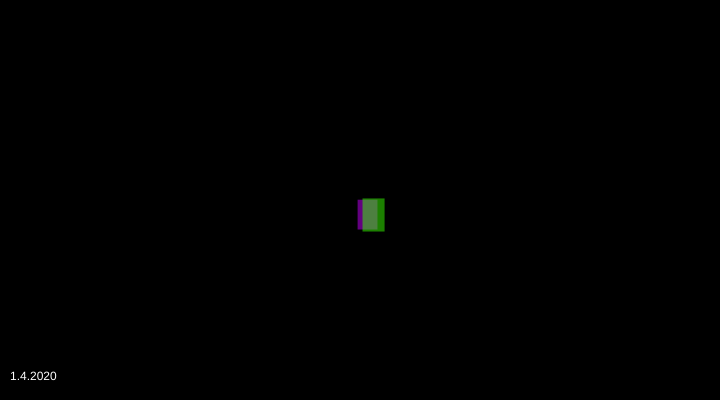
Frame 1 (no input)
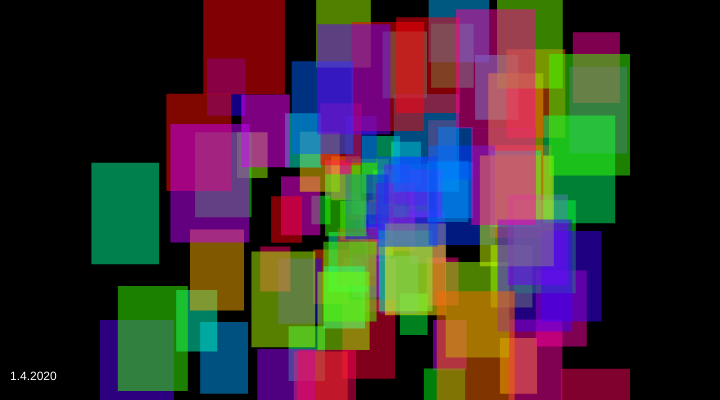
Frame 60 (no input)
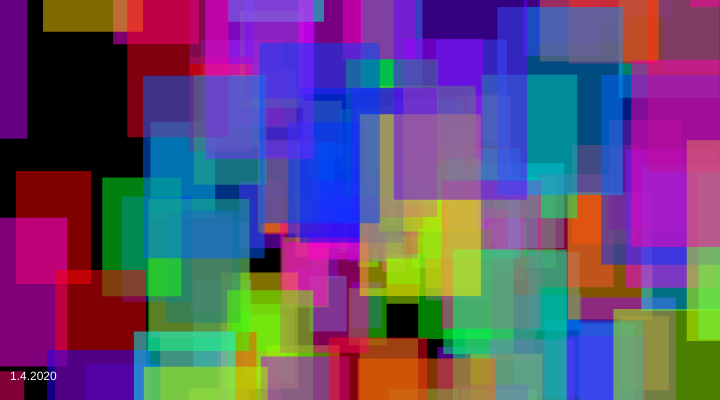
Frame 120 (the mouse pressed at the canvas centre since frame 60)

The p5.js sketch that drew these frames (run headless with seeded random() and noise() and a simulated clock; from frame 60 on, the mouse is pressed at the canvas centre):

// p5.js sketch
// ── sketch.js
//Based off the particle system example on p5.js

let system;

function setup() {
  createCanvas(720, 400);
  system = new ParticleSystem(createVector(width/2, height/2));
  colorMode(HSB);
}

function draw() {
  background(0);
  system.addParticle();
  system.addParticle();
  system.run();
  fill(255);
  text("1.4.2020", 10, height - 20);
}

// A simple Particle class
let Particle = function(position) {
  this.acceleration = createVector(random(-0.05, 0.05), random(-0.05, 0.05));
  this.velocity = createVector(random(-5, 5), random(-5, 5));
  this.position = position.copy();
  this.lifespan = 300;
  this.size = random(5, 25);
  this.hue = random(360);
};

Particle.prototype.run = function() {
  this.update();
  this.display();
};

// Method to update position
Particle.prototype.update = function(){
  this.velocity.add(this.acceleration);
  this.position.add(this.velocity);
  this.lifespan -= 2;
  this.size += 1;
};

// Method to display
Particle.prototype.display = function() {
  noStroke();
  fill(this.hue, 100, 100, 0.5);
  rect(this.position.x, this.position.y, this.size, this.size*1.5);
};

// Is the particle still useful?
Particle.prototype.isDead = function(){
  return this.lifespan < 0;
};

let ParticleSystem = function(position) {
  this.origin = position.copy();
  this.particles = [];
};

ParticleSystem.prototype.addParticle = function() {
  this.particles.push(new Particle(this.origin));
};

ParticleSystem.prototype.run = function() {
  for (let i = this.particles.length-1; i >= 0; i--) {
    let p = this.particles[i];
    p.run();
    if (p.isDead()) {
      this.particles.splice(i, 1); //gets rid of dead particles 
    }
  }
};
